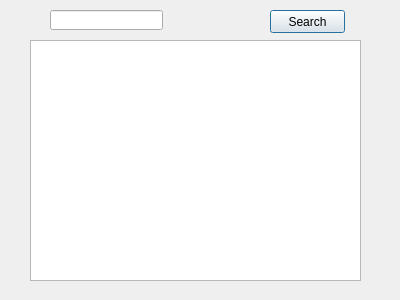
<?xml version="1.0" encoding="UTF-8"?>
<ui version="4.0">
 <class>search</class>
 <widget class="QDialog" name="search">
  <property name="geometry">
   <rect>
    <x>0</x>
    <y>0</y>
    <width>400</width>
    <height>300</height>
   </rect>
  </property>
  <property name="windowTitle">
   <string>Dialog</string>
  </property>
  <widget class="QPlainTextEdit" name="plainTextEdit">
   <property name="geometry">
    <rect>
     <x>30</x>
     <y>40</y>
     <width>331</width>
     <height>241</height>
    </rect>
   </property>
  </widget>
  <widget class="QLineEdit" name="lineEdit">
   <property name="geometry">
    <rect>
     <x>50</x>
     <y>10</y>
     <width>113</width>
     <height>20</height>
    </rect>
   </property>
  </widget>
  <widget class="QPushButton" name="pushButton">
   <property name="geometry">
    <rect>
     <x>270</x>
     <y>10</y>
     <width>75</width>
     <height>23</height>
    </rect>
   </property>
   <property name="text">
    <string>Search</string>
   </property>
  </widget>
 </widget>
 <resources/>
 <connections/>
</ui>
